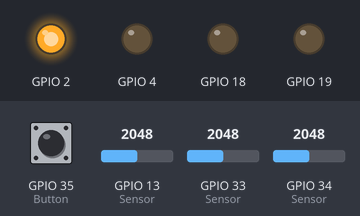
The sketch below on a simulated ESP32. Shown: output pins drawn as LEDs (lit = HIGH). The inputs (shaded band) are chosen by the test bench; at power-on: GPIO 35 (Button) LOW, GPIO 13 (Sensor) = 2048, GPIO 33 (Sensor) = 2048, GPIO 34 (Sensor) = 2048. Nothing arrives over Bluetooth unless stated; what the sketch prints to the serial monitor is not drawn.

Above: at 1.2 s.
1.3 s: GPIO 35 (Button) pulled HIGH for 0.15 s
At 1.6 s:
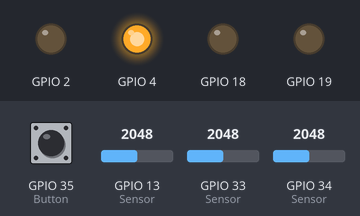
4.4 s: GPIO 35 (Button) pulled HIGH for 1 s
At 4.9 s:
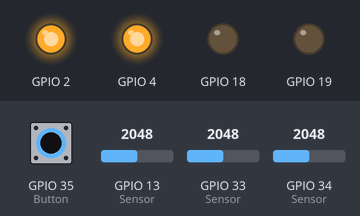
8.4 s: GPIO 35 (Button) pulled HIGH for 0.15 s
At 9.58 s:
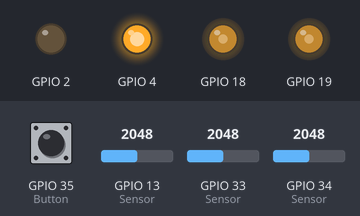
11.5 s: GPIO 35 (Button) pulled HIGH for 3.2 s
At 14.3 s:
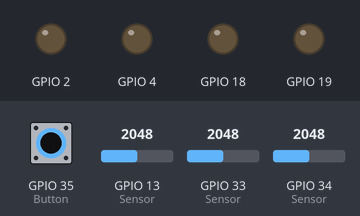
17.7 s: GPIO 35 (Button) pulled HIGH for 3.2 s
At 18.8 s:
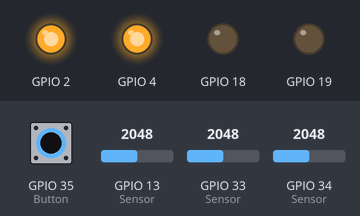
23.9 s: GPIO 35 (Button) pulled HIGH for 0.15 s
At 28.1 s:
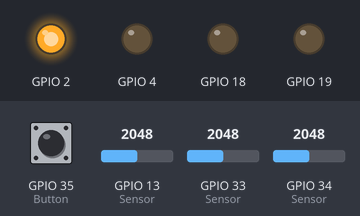
Timing chart, 0 to 28.4 s (numbered marks = the images above; inputs shaded):
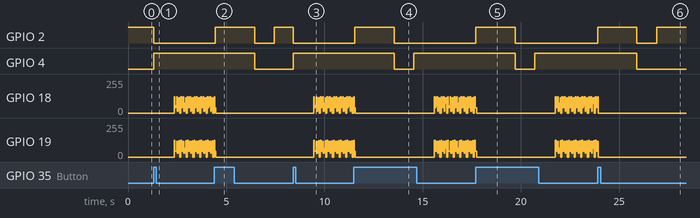

Measured:
- after the input at 1.3 s, GPIO 2: HIGH → LOW at once; GPIO 4: LOW → HIGH at once
- after the input at 4.4 s, GPIO 2: LOW → HIGH at once, → LOW 2.0 s later, → HIGH 1.0 s later; GPIO 4: HIGH → LOW after 2.0 s
- after the input at 8.4 s, GPIO 2: HIGH → LOW at once; GPIO 4: LOW → HIGH at once
- after the input at 11.5 s, GPIO 2: LOW → HIGH at once, → LOW 2.0 s later; GPIO 4: HIGH → LOW after 2.0 s, → HIGH 1.0 s later
- after the input at 17.7 s, GPIO 2: LOW → HIGH at once, → LOW 2.0 s later; GPIO 4: HIGH → LOW after 2.0 s, → HIGH 1.0 s later
- after the input at 23.9 s, GPIO 2: LOW → HIGH at once, → LOW 2.0 s later, → HIGH 1.0 s later; GPIO 4: HIGH → LOW after 2.0 s

The sketch:

SASD_BMCL.ino
```cpp
//https://dl.espressif.com/dl/package_esp32_index.json
// Hello! I'm NATSAKORN L. I'm student 3C at BMCL of Electronics Engineering at KMITL.
#include "BluetoothSerial.h"
//#if !defined(CONFIG_BT_ENABLED) || !defined(CONFIG_BLUEDROID_ENABLED)
//#error Bluetooth is not enabled! Please run `make menuconfig` to and enable it
//#endif
/*
#include<WiFi.h>
#define SSID_NAME "BMCL 3C-2021"
#define SSID_PASS "bmcllcmb"
IPAddress local_ip = {192,168,1,1};
IPAddress gateway = {192,168,1,1};
IPAddress subnet = {255,255,255,0};
*/
//
BluetoothSerial BTSerial;
void setup() {
  Serial.begin(115200);
  BTSerial.begin("BMCL"); //Bluetooth device name
  pinMode(13, INPUT);     //--- Sensor ECG (AD8232)
  pinMode(33, INPUT);     //--- Sensor Photodiode
  pinMode(34, INPUT);     //--- Sensor Thermal
  pinMode(35, INPUT);     //--- Record Button
  pinMode(2, OUTPUT);     //--- LED Red
  pinMode(4, OUTPUT);     //--- LED Green
  pinMode(18, OUTPUT);    //--- OXIMETER Infrared
  pinMode(19, OUTPUT);    //--- OXIMETER Red
}

void loop() {
  char str_t[8], str_ir[8], str_rd[8], str_ecg[8], str_bth[8], str_stp[8]; int i_round = 0;
      // Set array size
  String str_nz_ms = ""; String str_nz_ir = ""; String str_nz_rd = ""; String str_nz_ecg = ""; String str_nz_bth = ""; String data_store = ""; String data_now = "";
      // Reset data
  //----------------------------------//
  int delaySampling = 1;              //  <== Freq samplig is delaySampling * 4
  int nSampling = 14; int tti = 0;    //  <== Assembly data all sensors  nSampling times. Then, sent at round nSampling.
  //----------------------------------//
  digitalWrite(2,1);      // LED Red on
  digitalWrite(4,0);      // LED Green off
  if(digitalRead(35)==1){           // If press record button (For start)
    digitalWrite(2,0);              // LED Red off
    digitalWrite(4,1);              // LED Green on
    delay(1000);
    BTSerial.println(999);        Serial.println(999);        // Sent secret code to MATLAB for at here is ready!
    BTSerial.println(nSampling);  Serial.println(nSampling);  // Sent quantity sampling to set config at MATLAB
    long time_ms_i = millis();      // Initial time when start
    while(digitalRead(35)==LOW){    // Run until press record button agian
      i_round++;                    // Count round for compare nSampling
      long time_ms = millis()-time_ms_i;    // Keep now time in millisecond
      digitalWrite(18, 1);          // OXIMETER Infrared on
      delay(delaySampling);         // Rise time
      int ppg_ir = analogRead(33);  // Read photodiode sensor when Infrared on
      delay(delaySampling);
      digitalWrite(18, 0);          // OXIMETER Infrared off
      digitalWrite(19, 1);          // OXIMETER Red on
      delay(delaySampling);         // Rise time
      int ppg_red = analogRead(33); // Read photodiode sensor when Red on
      delay(delaySampling);
      digitalWrite(19, 0);          // OXIMETER Red off
      int ecg = analogRead(13);     // Read AD8232 sensor
      int bth = analogRead(34);     // Read Thermal sensor
      int stp = digitalRead(35);    // Read Record button (Stop)

      sprintf(str_t,"%lu",time_ms); sprintf(str_ir,"%d",ppg_ir); sprintf(str_rd,"%d",ppg_red); sprintf(str_ecg,"%d",ecg); sprintf(str_bth,"%d",bth); sprintf(str_stp,"%d",stp);
            // Replace data to each string
      //:::::::: Part count char and add "0" into string for amount is full enought :::::://
      for(int i_ms = 1; i_ms <= 8-(String(str_t).length()); i_ms++){                      //
        str_nz_ms = str_nz_ms + '0';                                                      //
      }                                                                                   //
      for(int i_ir = 1; i_ir <= 4-(String(str_ir).length()); i_ir++){                     //
        str_nz_ir = str_nz_ir + '0';                                                      //
      }                                                                                   //
      for(int i_rd = 1; i_rd <= 4-(String(str_rd).length()); i_rd++){                     //
        str_nz_rd = str_nz_rd + '0';                                                      //
      }                                                                                   //
      for(int i_ecg = 1; i_ecg <= 4-(String(str_ecg).length()); i_ecg++){                 //
        str_nz_ecg = str_nz_ecg + '0';                                                    //
      }                                                                                   //
      for(int i_bth = 1; i_bth <= 4-(String(str_bth).length()); i_bth++){                 //
        str_nz_bth = str_nz_bth + '0';                                                    //
      }                                                                                   //
      //:::::::::::::::::::::::::::::::: End part :::::::::::::::::::::::::::::::::::::::://
      String data_now = str_nz_ms + String(str_t) + str_nz_ir + String(str_ir) + str_nz_rd + String(str_rd) + str_nz_ecg + String(str_ecg) + str_nz_bth + String(str_bth) + String(str_stp);
      data_store = data_store + data_now;
            // Assembly all data only this round
      str_nz_ms = ""; str_nz_ir = ""; str_nz_rd = ""; str_nz_ecg = ""; str_nz_bth = "";
            // Reset all array
      if(i_round >= nSampling){       // If this round equal with nSampling
        BTSerial.println(data_store); Serial.println(data_store);                                             // Sent all data to laptop in wireless and wired system
        data_store = ""; str_nz_ms = ""; str_nz_ir = ""; str_nz_rd = ""; str_nz_ecg = ""; str_nz_bth = "";    // Reset all array
        i_round = 0;                                                                                          // Reset round
      }
      /*
      BTSerial.println(millis()-b);
      BTSerial.println(ir);
      BTSerial.println(red);
      BTSerial.println(analogRead(13));
      BTSerial.println(analogRead(27));
      BTSerial.println(analogRead(34));
      BTSerial.println(0);
      BTSerial.println(digitalRead(35));
      */

//      if(digitalRead(35)==1){
//        BTSerial.println(999);
//        while(1){
//        digitalWrite(2,1);
//        digitalWrite(4,0);
//        delay(500);
//        digitalWrite(2,0);
//        digitalWrite(4,1);
//        delay(500);
//        }
//      }
    }
    BTSerial.println(999); Serial.println(999);     // Sent secret code to MATLAB for at here is stop!
    digitalWrite(2,1);      // LED Red on
    digitalWrite(4,1);      // LED Green on
    delay(2000);
    digitalWrite(2,0);      // LED Red off
    digitalWrite(4,0);      // LED Green off
    delay(1000);
  }
}
```
